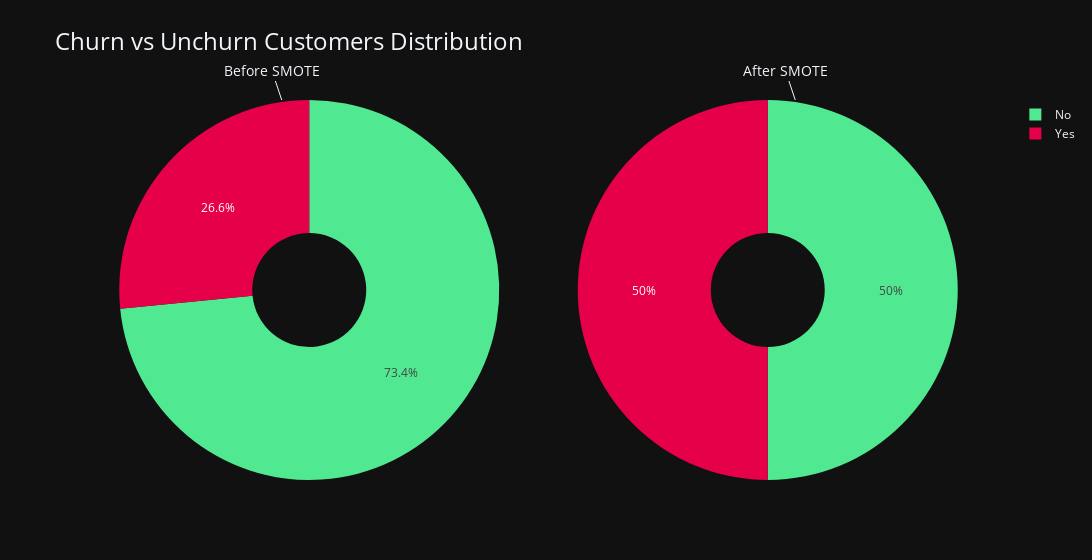

Here is the notebook cell this chart was saved with:
### Code cell
import plotly.graph_objects as go

# Define data for the two pie charts
churn_pct = df["churn"].value_counts().reset_index(name='count')
oversampled_pct = oversampled['churn_flag'].value_counts().reset_index()

# Create subplots with two columns
fig = go.Figure()

# Add first pie chart
fig.add_trace(go.Pie(labels=churn_pct['churn'], values=churn_pct["count"], hole=0.3,
                     marker=dict(colors=[categorical_palette[2], categorical_palette[0]]),
                     domain={'x': [0, 0.5]},
                     name='Churn vs Unchurn Customers Distribution'))

# Add second pie chart
fig.add_trace(go.Pie(labels=oversampled_pct['churn_flag'], values=oversampled_pct["count"], hole=0.3,
                     marker=dict(colors=[categorical_palette[2], categorical_palette[0]]),
                     domain={'x': [0.5, 1]},
                     name='',
                     showlegend=False))
fig.update_layout(template="plotly_dark", width=1200, title_text="Churn vs Unchurn Customers Distribution", title_font=dict(size=24),
                  annotations=[
                      dict(text="Before SMOTE", x=0.22, y=1, font=dict(size=14)),

                      dict(text='After SMOTE', x=0.78, y=1, font=dict(size=14))
                  ])

# Show the plot
fig.show()

### Figure 1 — Plotly figure (JSON) as saved in the notebook; plotly's stock layout.template omitted (floating-point values rounded to 4 significant figures)
{"data": [{"domain": {"x": [0, 0.5]}, "hole": 0.3, "labels": ["No", "Yes"], "marker": {"colors": ["#50e991", "#e60049"]}, "name": "Churn vs Unchurn Customers Distribution", "type": "pie", "values": [5163, 1869]}, {"domain": {"x": [0.5, 1]}, "hole": 0.3, "labels": [0, 1], "marker": {"colors": ["#50e991", "#e60049"]}, "name": "", "showlegend": false, "type": "pie", "values": [5163, 5163]}], "layout": {"annotations": [{"font": {"size": 14}, "text": "Before SMOTE", "x": 0.22, "y": 1}, {"font": {"size": 14}, "text": "After SMOTE", "x": 0.78, "y": 1}], "title": {"font": {"size": 24}, "text": "Churn vs Unchurn Customers Distribution"}, "width": 1200}}
